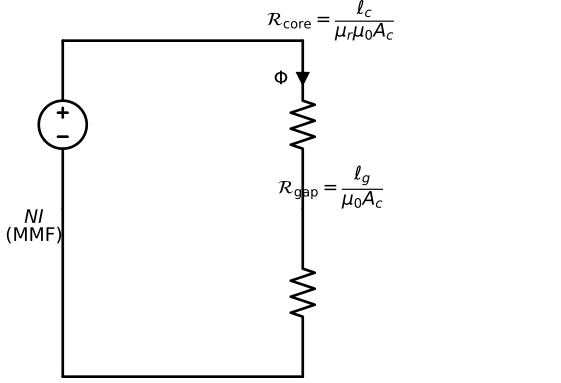

The script that drew this image:
"""Q4: C-Core — Reluctance equivalent circuit."""
import schemdraw
import schemdraw.elements as elm

with schemdraw.Drawing(file='diagrams/week10/q4_ccore_reluctance.svg') as d:
    d.config(unit=3.5, fontsize=14, font='sans-serif')

    # MMF source (modelled as voltage source in reluctance analogy)
    source = d.add(elm.SourceV().up().label('$NI$\n(MMF)', loc='left', ofst=(0, 0.6)))

    # Top rail
    d += elm.Line().right().length(5).at(source.end)

    # Core reluctance (going down)
    Rcore = d.add(elm.Resistor().down().label(
        '$\\mathcal{R}_{\\mathrm{core}} = \\dfrac{\\ell_c}{\\mu_r \\mu_0 A_c}$',
        loc='right', ofst=(0, 0.6)))

    # Air gap reluctance (going down)
    Rgap = d.add(elm.Resistor().down().label(
        '$\\mathcal{R}_{\\mathrm{gap}} = \\dfrac{\\ell_g}{\\mu_0 A_c}$',
        loc='right', ofst=(0, 0.6)))

    # Bottom return
    d += elm.Line().left().tox(source.start)
    d += elm.Line().up().toy(source.start)

    # Flux arrow (analogous to current)
    d += elm.CurrentLabelInline(direction='in').at(Rcore).label('$\\Phi$')
